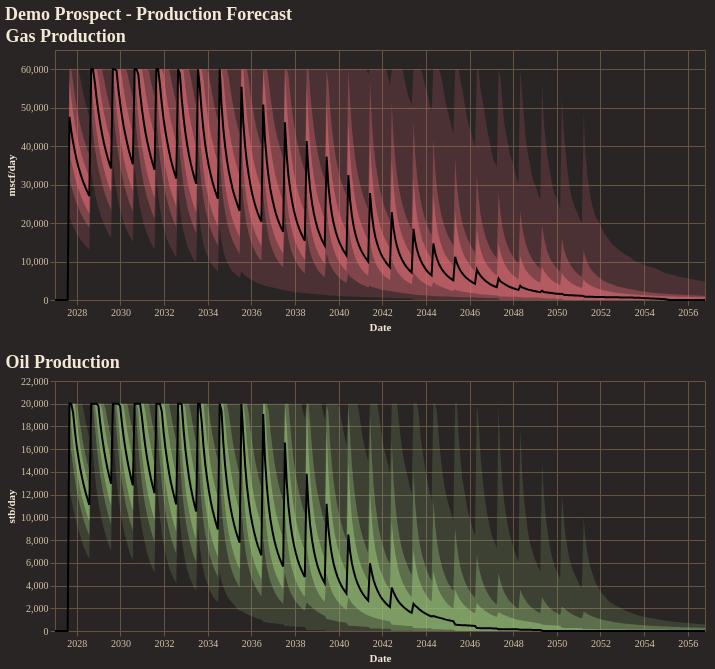

Here is the notebook cell this chart was saved with:
### Code cell
fig = reporter.plotter.combined_production_plot(
    figsize=(650, 250),
    backend=PLOTTING_BACKEND
)
fig.show()

### Figure 1 — Vega-Lite specification as saved in the notebook (floating-point values rounded to 4 significant figures; data arrays with more than 128 entries replaced by an {"elided": "..."} marker saying what was removed)
{"config": {"background": "#292524", "view": {"fill": "#292524", "stroke": "#665340"}, "title": {"color": "#f4e9d7", "font": "Merriweather", "fontSize": 18, "fontWeight": 600, "subtitleColor": "#d5c2a6", "anchor": "start"}, "axis": {"domainColor": "#665340", "gridColor": "#665340", "tickColor": "#665340", "labelColor": "#d5c2a6", "titleColor": "#f4e9d7", "labelFont": "Merriweather", "titleFont": "Merriweather"}, "legend": {"titleColor": "#f4e9d7", "labelColor": "#d5c2a6", "labelFont": "Merriweather", "titleFont": "Merriweather", "orient": "top-right", "symbolType": "circle"}, "header": {"labelColor": "#d5c2a6", "titleColor": "#f4e9d7", "labelFont": "Merriweather", "titleFont": "Merriweather"}, "mark": {"color": "#c78d3b"}, "line": {"color": "#c78d3b"}, "bar": {"color": "#c78d3b"}, "point": {"color": "#ddb06d"}, "area": {"color": "#c78d3b", "opacity": 0.35}, "text": {"color": "#f4e9d7", "font": "Merriweather"}, "range": {"category": ["#5DA5DA", "#F28E2B", "#59C36A", "#E15759", "#B07AA1", "#4ECDC4", "#FF9DA7", "#EDC948"]}}, "vconcat": [{"layer": [{"mark": {"type": "area", "color": "rgba(224, 108, 117, 1.0)", "opacity": 0.18}, "encoding": {"tooltip": [{"field": "date", "title": "Date", "type": "temporal"}, {"field": "p01", "format": ",.2f", "title": "P01", "type": "quantitative"}, {"field": "p10", "format": ",.2f", "title": "P10", "type": "quantitative"}, {"field": "p25", "format": ",.2f", "title": "P25", "type": "quantitative"}, {"field": "p50", "format": ",.2f", "title": "P50", "type": "quantitative"}, {"field": "p75", "format": ",.2f", "title": "P75", "type": "quantitative"}, {"field": "p90", "format": ",.2f", "title": "P90", "type": "quantitative"}, {"field": "p99", "format": ",.2f", "title": "P99", "type": "quantitative"}], "x": {"field": "date", "title": "Date", "type": "temporal"}, "y": {"field": "p01", "title": "mscf/day", "type": "quantitative"}, "y2": {"field": "p99"}}}, {"mark": {"type": "area", "color": "rgba(224, 108, 117, 1.0)", "opacity": 0.35}, "encoding": {"tooltip": [{"field": "date", "title": "Date", "type": "temporal"}, {"field": "p01", "format": ",.2f", "title": "P01", "type": "quantitative"}, {"field": "p10", "format": ",.2f", "title": "P10", "type": "quantitative"}, {"field": "p25", "format": ",.2f", "title": "P25", "type": "quantitative"}, {"field": "p50", "format": ",.2f", "title": "P50", "type": "quantitative"}, {"field": "p75", "format": ",.2f", "title": "P75", "type": "quantitative"}, {"field": "p90", "format": ",.2f", "title": "P90", "type": "quantitative"}, {"field": "p99", "format": ",.2f", "title": "P99", "type": "quantitative"}], "x": {"field": "date", "title": "Date", "type": "temporal"}, "y": {"field": "p10", "title": "mscf/day", "type": "quantitative"}, "y2": {"field": "p90"}}}, {"mark": {"type": "area", "color": "rgba(224, 108, 117, 1.0)", "opacity": 0.55}, "encoding": {"tooltip": [{"field": "date", "title": "Date", "type": "temporal"}, {"field": "p01", "format": ",.2f", "title": "P01", "type": "quantitative"}, {"field": "p10", "format": ",.2f", "title": "P10", "type": "quantitative"}, {"field": "p25", "format": ",.2f", "title": "P25", "type": "quantitative"}, {"field": "p50", "format": ",.2f", "title": "P50", "type": "quantitative"}, {"field": "p75", "format": ",.2f", "title": "P75", "type": "quantitative"}, {"field": "p90", "format": ",.2f", "title": "P90", "type": "quantitative"}, {"field": "p99", "format": ",.2f", "title": "P99", "type": "quantitative"}], "x": {"field": "date", "title": "Date", "type": "temporal"}, "y": {"field": "p25", "title": "mscf/day", "type": "quantitative"}, "y2": {"field": "p75"}}}, {"mark": {"type": "line", "color": "black", "strokeWidth": 2}, "encoding": {"tooltip": [{"field": "date", "title": "Date", "type": "temporal"}, {"field": "p01", "format": ",.2f", "title": "P01", "type": "quantitative"}, {"field": "p10", "format": ",.2f", "title": "P10", "type": "quantitative"}, {"field": "p25", "format": ",.2f", "title": "P25", "type": "quantitative"}, {"field": "p50", "format": ",.2f", "title": "P50", "type": "quantitative"}, {"field": "p75", "format": ",.2f", "title": "P75", "type": "quantitative"}, {"field": "p90", "format": ",.2f", "title": "P90", "type": "quantitative"}, {"field": "p99", "format": ",.2f", "title": "P99", "type": "quantitative"}], "x": {"field": "date", "title": "Date", "type": "temporal"}, "y": {"field": "p50", "title": "mscf/day", "type": "quantitative"}}}], "data": {"name": "data-da9cc9a99ab2afa5da990ab97692cc02"}, "height": 250, "title": "Gas Production", "width": 650}, {"layer": [{"mark": {"type": "area", "color": "rgba(152, 195, 121, 1.0)", "opacity": 0.18}, "encoding": {"tooltip": [{"field": "date", "title": "Date", "type": "temporal"}, {"field": "p01", "format": ",.2f", "title": "P01", "type": "quantitative"}, {"field": "p10", "format": ",.2f", "title": "P10", "type": "quantitative"}, {"field": "p25", "format": ",.2f", "title": "P25", "type": "quantitative"}, {"field": "p50", "format": ",.2f", "title": "P50", "type": "quantitative"}, {"field": "p75", "format": ",.2f", "title": "P75", "type": "quantitative"}, {"field": "p90", "format": ",.2f", "title": "P90", "type": "quantitative"}, {"field": "p99", "format": ",.2f", "title": "P99", "type": "quantitative"}], "x": {"field": "date", "title": "Date", "type": "temporal"}, "y": {"field": "p01", "title": "stb/day", "type": "quantitative"}, "y2": {"field": "p99"}}}, {"mark": {"type": "area", "color": "rgba(152, 195, 121, 1.0)", "opacity": 0.35}, "encoding": {"tooltip": [{"field": "date", "title": "Date", "type": "temporal"}, {"field": "p01", "format": ",.2f", "title": "P01", "type": "quantitative"}, {"field": "p10", "format": ",.2f", "title": "P10", "type": "quantitative"}, {"field": "p25", "format": ",.2f", "title": "P25", "type": "quantitative"}, {"field": "p50", "format": ",.2f", "title": "P50", "type": "quantitative"}, {"field": "p75", "format": ",.2f", "title": "P75", "type": "quantitative"}, {"field": "p90", "format": ",.2f", "title": "P90", "type": "quantitative"}, {"field": "p99", "format": ",.2f", "title": "P99", "type": "quantitative"}], "x": {"field": "date", "title": "Date", "type": "temporal"}, "y": {"field": "p10", "title": "stb/day", "type": "quantitative"}, "y2": {"field": "p90"}}}, {"mark": {"type": "area", "color": "rgba(152, 195, 121, 1.0)", "opacity": 0.55}, "encoding": {"tooltip": [{"field": "date", "title": "Date", "type": "temporal"}, {"field": "p01", "format": ",.2f", "title": "P01", "type": "quantitative"}, {"field": "p10", "format": ",.2f", "title": "P10", "type": "quantitative"}, {"field": "p25", "format": ",.2f", "title": "P25", "type": "quantitative"}, {"field": "p50", "format": ",.2f", "title": "P50", "type": "quantitative"}, {"field": "p75", "format": ",.2f", "title": "P75", "type": "quantitative"}, {"field": "p90", "format": ",.2f", "title": "P90", "type": "quantitative"}, {"field": "p99", "format": ",.2f", "title": "P99", "type": "quantitative"}], "x": {"field": "date", "title": "Date", "type": "temporal"}, "y": {"field": "p25", "title": "stb/day", "type": "quantitative"}, "y2": {"field": "p75"}}}, {"mark": {"type": "line", "color": "black", "strokeWidth": 2}, "encoding": {"tooltip": [{"field": "date", "title": "Date", "type": "temporal"}, {"field": "p01", "format": ",.2f", "title": "P01", "type": "quantitative"}, {"field": "p10", "format": ",.2f", "title": "P10", "type": "quantitative"}, {"field": "p25", "format": ",.2f", "title": "P25", "type": "quantitative"}, {"field": "p50", "format": ",.2f", "title": "P50", "type": "quantitative"}, {"field": "p75", "format": ",.2f", "title": "P75", "type": "quantitative"}, {"field": "p90", "format": ",.2f", "title": "P90", "type": "quantitative"}, {"field": "p99", "format": ",.2f", "title": "P99", "type": "quantitative"}], "x": {"field": "date", "title": "Date", "type": "temporal"}, "y": {"field": "p50", "title": "stb/day", "type": "quantitative"}}}], "data": {"name": "data-3871ac64465dedda1b00db81454d2c57"}, "height": 250, "title": "Oil Production", "width": 650}], "title": "Demo Prospect - Production Forecast", "$schema": "https://vega.github.io/schema/vega-lite/v5.20.1.json", "datasets": {"data-da9cc9a99ab2afa5da990ab97692cc02": {"elided": "360 records"}, "data-3871ac64465dedda1b00db81454d2c57": {"elided": "360 records"}}}
